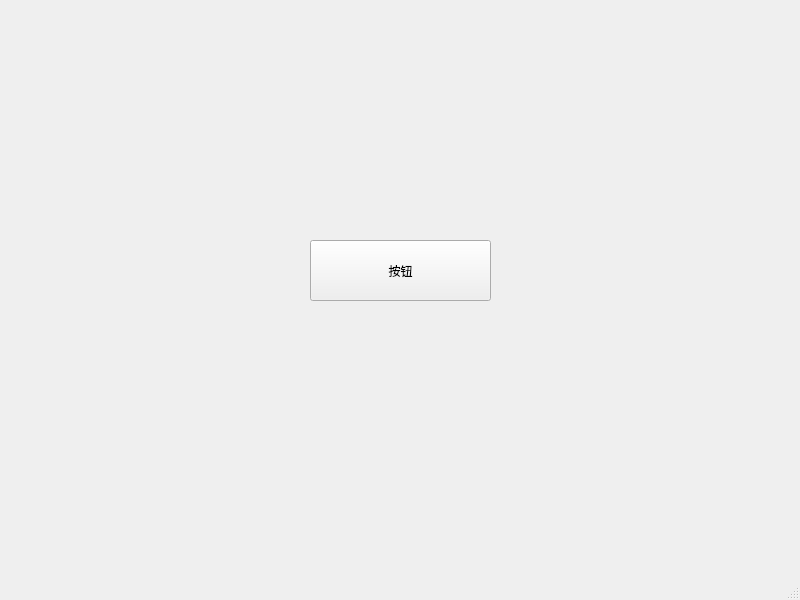
<?xml version="1.0" encoding="UTF-8"?>
<ui version="4.0">
 <class>MainWindow</class>
 <widget class="QMainWindow" name="MainWindow">
  <property name="geometry">
   <rect>
    <x>0</x>
    <y>0</y>
    <width>800</width>
    <height>600</height>
   </rect>
  </property>
  <property name="windowTitle">
   <string>MainWindow</string>
  </property>
  <widget class="QWidget" name="centralwidget">
   <widget class="QPushButton" name="pushButton">
    <property name="geometry">
     <rect>
      <x>310</x>
      <y>240</y>
      <width>181</width>
      <height>61</height>
     </rect>
    </property>
    <property name="text">
     <string>按钮</string>
    </property>
   </widget>
  </widget>
  <widget class="QMenuBar" name="menubar">
   <property name="geometry">
    <rect>
     <x>0</x>
     <y>0</y>
     <width>800</width>
     <height>21</height>
    </rect>
   </property>
  </widget>
  <widget class="QStatusBar" name="statusbar"/>
 </widget>
 <resources/>
 <connections/>
</ui>
